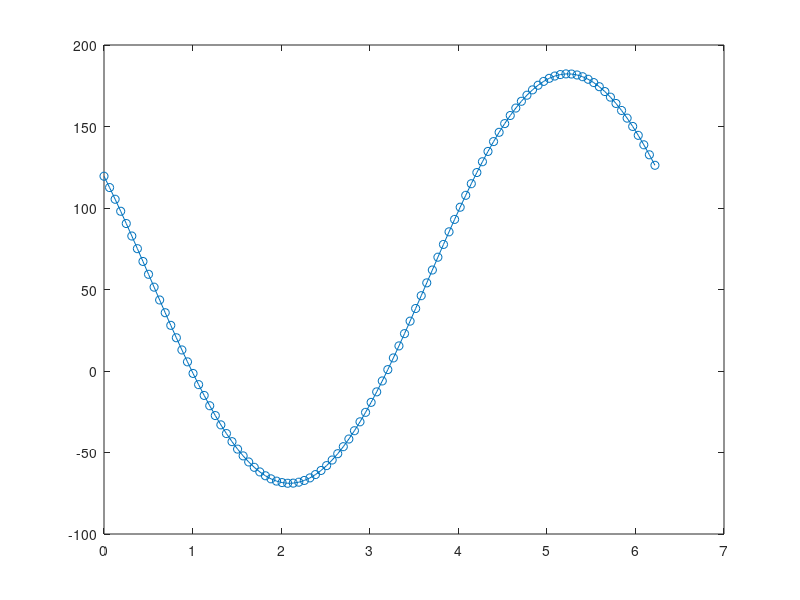

The MATLAB source for this figure: (Note: this script raises an error after producing the figure.)
%**************************************************************************
% This algorithm performs Powell's dog leg method fitting on cosinus function
% author: Karol Vegso
% affiliation: Institute of Physics, Slovak Academy of Sciences
%**************************************************************************
clear all
close all
clc
%**************************************************************************
% generate experimental cosinus function
% number of experimental points
M=100;
% parameters of cosinus function
% amplitude
a=125.6;
% phase
b=pi/3;
% offset
c=56.7;
% x step
t_step=(2*pi)/M;
% generate x coordinate
t_data=0:t_step:(M-1)*t_step;
% generate y coordinate
y_data=a*cos(t_data(1,:)+b)+c;
% plot experimental function
plot(t_data(1,:),y_data(1,:),'-o');
%**************************************************************************
% initial fitting parameters - amplitude, phase, offset
%**************************************************************************
% initial amplitude
x01=1;
% initial phase
x02=0;
% initial offset
x03=0;
% initial parameters
x0=[x01 x02 x03];
%**************************************************************************
% fitting parameters
%**************************************************************************
% maximum iterations
k_max=1000;
% epsilon 1
epsilon_1=1.0e-15;
% epsilon 2
epsilon_2=1.0e-15;
% epsilon 3
epsilon_3=1.0e-20;
% initial delta parameter
delta=1;
%**************************************************************************
% fit simulated curve
fit_result=powells_dog_leg_cosinus(t_data, y_data, x0, k_max, epsilon_1, epsilon_2, epsilon_3, delta);
%**************************************************************************
% function to perform Powell's dog leg fitting method on cosinus
% function
% input aparmeters are t_data (x values), y_data (y values), x0 (initial
% fitting parameters - amplitude, phase, offset), k_max (maximum number of
% iterations), epsilon_1 (good value 1.0e-15), epsilon_2 (good value
% 1.0e-15), epsilon_3 (good value 1.0e-20), delta (good initial value 1)
%**************************************************************************
function [x_new] = powells_dog_leg_cosinus(t_data, y_data, x0, k_max, epsilon_1, epsilon_2, epsilon_3, delta)
    %**************************************************************************
    % begin of function
    %**************************************************************************
    % number of simulated or experimental points
    M=length(t_data(1,:));
    % initial iteration parameter
    k=0;
    % initialize fitting parameters to start with
    x=x0;
    % Jacobian matrix
    J=zeros(M,3);
    % caclulate derivation according to amplitude
    % fill first column of Jacobian matrix
    J(:,1)=(-1.0)*cos(t_data(1,:)+x(1,2));
    % calculate derivation according to phase
    % fill second column of Jacobian matrix
    J(:,2)=x(1,1)*sin(t_data(1,:)+x(1,2));
    % calculate derivation according to offset
    % fill third column of Jacobian matrix
    J(:,3)=-1;
    % calculate f
    f=zeros(1,M);
    f=y_data(1,:)-x(1,1)*cos(t_data(1,:)+x(1,2))-x(1,3);
    % calculate g
    g=transpose(J(:,:))*transpose(f(1,:));
    % calculate norm f
    f_norm=sqrt(sum(f(1,:).*f(1,:)));
    % calculate norm g
    g_norm=sqrt(sum(g(:,1).*g(:,1)));
    % calculate boolean variable found
    found_bool=(f_norm <= epsilon_3) | (g_norm <= epsilon_1);
    %**************************************************************************
    % main loop
    %**************************************************************************
    while ((~found_bool) & (k < k_max))
        % increase iteration variable k
        k=k+1
        % Jacobian matrix
        J=zeros(M,3);
        % caclulate derivation according to amplitude
        % fill first column of Jacobian matrix
        J(:,1)=(-1.0)*cos(t_data(1,:)+x(1,2));
        % calculate derivation according to phase
        % fill second column of Jacobian matrix
        J(:,2)=x(1,1)*sin(t_data(1,:)+x(1,2));
        % calculate derivation according to offset
        % fill third column of Jacobian matrix
        J(:,3)=-1;
        % calculate f
        f=zeros(1,M);
        f=y_data(1,:)-x(1,1)*cos(t_data(1,:)+x(1,2))-x(1,3);
        % calculate g
        g=transpose(J(:,:))*transpose(f(1,:));
        % calculate norm g
        g_norm=sqrt(sum(g(:,1).*g(:,1)));
        % calculate J(x)*g(x)
        Jg=J(:,:)*g(:,1);
        % calculate norm Jg
        Jg_norm=sqrt(sum(Jg(:,1).*Jg(:,1)));
        % calculate alpha
        alpha=g_norm^2/Jg_norm^2;
        % calculate h_sd
        h_sd=(-1.0)*alpha*g(:,1);
        h_sd=transpose(h_sd);
        % calculate h_gn
        A=transpose(J(:,:))*J(:,:);
        B=transpose(J(:,:))*transpose(f(1,:));
        h_gn=(-1.0)*transpose(B)*inv(A);
        % calculate h_dl
        % calculate norm h_gn
        h_gn_norm=sqrt(sum(h_gn(1,:).*h_gn(1,:)));
        % calculate norm alpha*h_sd
        alpha_h_sd=alpha*h_sd(1,:);
        alpha_h_sd_norm=sqrt(sum(alpha_h_sd(1,:).*alpha_h_sd(1,:)));
        % calculate norm h_sd
        h_sd_norm=sqrt(sum(h_sd(1,:).*h_sd(1,:)));
        % caclulate h_dl
        if (h_gn_norm <= delta)
            h_dl=h_gn(1,:);
        elseif (alpha_h_sd_norm >= delta)
            h_dl=(delta/h_sd_norm)*h_sd(1,:);
        else
            beta=sym('beta');
            h_dl=alpha*h_sd(1,:)+beta*(h_gn(1,:)-alpha*h_sd(1,:));
            h_dl_norm=sqrt(sum(h_dl(1,:).*h_dl(1,:)));
            eqn=(h_dl_norm == delta);
            beta_result=solve(eqn, beta, 'Real', true);
            beta_result=double(beta_result);
            clear beta;
            h_dl=alpha*h_sd(1,:)+beta_result(2,1)*(h_gn(1,:)-alpha*h_sd(1,:));
        end
        % calculate norm h_dl
        h_dl_norm=sqrt(sum(h_dl(1,:).*h_dl(1,:)));
        % calculate norm x
        x_norm=sqrt(sum(x(1,:).*x(1,:)));
        if (h_dl_norm <= epsilon_2*(x_norm+epsilon_2))
            found_bool=1;
        else
            x_new=x(1,:)+h_dl(1,:)
            % calculate F(x)
            % caclulate function f
            f=zeros(1,M);
            f=y_data(1,:)-x(1,1)*cos(t_data(1,:)+x(1,2))-x(1,3);
            F_x=0.5*sum(f(1,:).*f(1,:));
            % calculate F(x_new)
            f=zeros(1,M);
            f=y_data(1,:)-x_new(1,1)*cos(t_data(1,:)+x_new(1,2))-x_new(1,3);
            F_x_new=0.5*sum(f(1,:).*f(1,:));
            % ro denominator
            ro_denominator=0.5*h_dl(1,:)*(alpha*transpose(h_dl(1,:))-g(:,1));
            % calculate ro - gain ratio
            ro=(F_x-F_x_new)/ro_denominator;
            if (ro > 0)
                x=x_new(1,:);
                % Jacobian matrix
                J=zeros(M,3);
                % caclulate derivation according to amplitude
                % fill first column of Jacobian matrix
                J(:,1)=(-1.0)*cos(t_data(1,:)+x(1,2));
                % calculate derivation according to phase
                % fill second column of Jacobian matrix
                J(:,2)=x(1,1)*sin(t_data(1,:)+x(1,2));
                % calculate derivation according to offset
                % fill third column of Jacobian matrix
                J(:,3)=-1;
                % calculate f
                f=zeros(1,M);
                f=y_data(1,:)-x(1,1)*cos(t_data(1,:)+x(1,2))-x(1,3);
                % calculate norm f
                f_norm=sqrt(sum(f(1,:).*f(1,:)));
                % calculate g
                g=transpose(J(:,:))*transpose(f(1,:));
                % calculate norm g
                g_norm=sqrt(sum(g(:,1).*g(:,1)));
                % cacluate boolean variable found
                found_bool=(f_norm <= epsilon_3) | (g_norm <= epsilon_1);
            end
            if (ro > 0.75)
                % calculate norm h_dl
                h_dl_norm=sqrt(sum(h_dl(1,:).*h_dl(1,:)));
                % calculate new delta
                delta=max([delta 3*h_dl_norm]);
            elseif (ro < 0.25)
                % calculate new delta
                delta=delta/2;
                % calculate norm x
                x_norm=sqrt(sum(x(1,:).*x(1,:)));
                % calculate boolean variable found
                found_bool=(delta <= epsilon_2*(x_norm+epsilon_2));
            end
        end
    end
    %**************************************************************************
    % end of function
    %**************************************************************************
end
%**************************************************************************
% end of program
%**************************************************************************